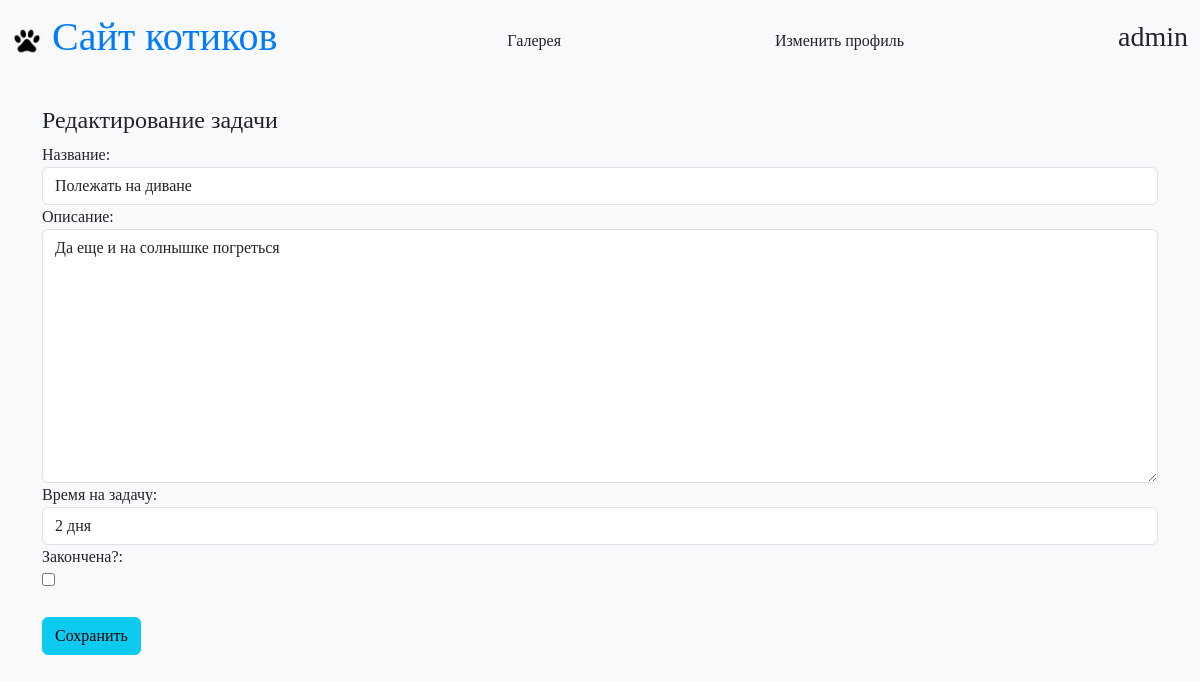
The app's page /edit_task/6/ (signed in) with its own data.
### main/models.py (models this page shows, shortened)
class User(AbstractUser):
    username = models.CharField(max_length=100, unique=True, null=False, blank=False, default='username')
    name = models.CharField(max_length=100, null=False, blank=False, default='default name')
    surname = models.CharField(max_length=100, null=True)
    email = models.EmailField(unique=True, null=False, blank=False, default='default@example.com')
    birth_date = models.DateField(null=True)
    city = models.CharField(max_length=100, null=False, blank=False, default='default city')
    toy = models.CharField(max_length=100, null=False, blank=False, default='default toy')
    modified_date = models.DateTimeField(default=timezone.now)

class Task(models.Model):
    user = models.ForeignKey(settings.AUTH_USER_MODEL, on_delete=models.CASCADE, verbose_name='Пользователь', related_name='tasks', default=None, null=True)
    title = models.CharField('Название', max_length=100, null=False, blank=False)
    task = models.TextField('Описание', null=False, blank=False)
    work_size = models.CharField('Время на задачу', max_length=100, null=True)
    start_date = models.DateField('Дата начала', default=None, null=True)
    end_date = models.DateField('Дата окончания', default=None, null=True)
    is_finished = models.BooleanField('Закончена?', default=False)
    class Meta:
        verbose_name = 'Задача'
        verbose_name_plural = 'Задачи'

### main/views.py (the view, shortened to what this page needs)
# urls.py: path('edit_task/<int:task_id>/', views.EditTask.as_view(), name='edit_task'),
class EditTask(View):
    template_name = 'tasks/edit_task.html'
    def get(self, request, task_id):
        task = get_object_or_404(Task, id=task_id)
        contex = {'form': EditTaskForm(instance=task), 'task': task}
        return render(request, self.template_name, contex)

### main/forms.py
class EditTaskForm(forms.ModelForm):
    class Meta:
        model = Task
        fields = ['title', 'task', 'work_size', 'is_finished']
        labels = {
            'title': 'Название',
            'task': 'Описание',
            'work_size': 'Время на задачу',
            'is_finished': 'Закончена?'
        }

### main/templates/tasks/edit_task.html (shortened to what this page needs)
{% extends "main/base.html" %}
{% load widget_tweaks %}
{% block content %}
    <h4>Редактирование задачи</h4>
    <form action="{% url 'edit_task' task.id %}" method="post">
        {{ form.title.label }}:<br>
         <div>
                {{ form.title|add_class:'form-control' }}
         </div>
        {{ form.task.label }}:<br>
         <div>
                {{ form.task|add_class:'form-control' }}
         </div>
        {{ form.work_size.label }}:<br>
         <div>
                {{ form.work_size|add_class:'form-control' }}
         </div>
        {{ form.is_finished.label }}:<br>
         <div>
                {{ form.is_finished }}
         </div>
        <br>
        <button type="submit" class="btn btn-info">Сохранить</button>
    </form>
{% endblock %}

### main/templates/main/base.html (shortened to what this page needs)
{% load static %}
<!doctype html>
<html lang="en">
<head>
    <link href="https://cdn.jsdelivr.net/npm/bootstrap@5.3.3/dist/css/bootstrap.min.css"
      rel="stylesheet"
>
    <link rel="stylesheet" type="text/css" href="{% static 'main/css/style.css' %}"/>
</head>
<body>
<header>
<nav class="navbar bg-body-tertiary">
  <div class="container-fluid">
    <a class="navbar-brand" href="{% url 'home' %}">
        <img src="{% static 'main/img/paw_icon.ico' %}" alt="Cat Paw" class="cat-paw">
        <h1>Сайт котиков</h1>
    </a>
      <a class="nav-link" href="{% url 'galery' %}">Галерея</a>
      {% if user.is_authenticated %}
    <a class="nav-link" href="{% url 'edit_profile' %}">Изменить профиль</a>
    <a class="nav-link" href="#" onclick="event.preventDefault(); document.getElementById('logout-form').submit();"><h3>{{ user.username }}</h3></a>
      {% else %}
    <form class="d-flex ms-auto">
      <a class="btn btn-register" href="{% url 'register' %}">Зарегистрироваться</a>
      <a class="btn btn-login ml-2" href="{% url 'login' %}">Войти</a>
    </form>
      {% endif %}
  </div>
</nav>
</header>
<main role="main" class="container mt-4">
    {% block content %}{% endblock %}
</main>
</body>
</html>

### main/static/main/css/style.css (style rules this page uses)
body { font-family: 'Comic Sans MS', cursive; background-color: #f8f9fa; }
.navbar { background-color: #e3f2fd; display: flex; justify-content: space-between; align-items: center; }
.navbar-brand { display: flex; align-items: center; }
.navbar-brand h1 { font-family: 'Comic Sans MS', cursive; color: #007bff; margin-left: 10px; }
.cat-paw { width: 30px; height: 30px; }

### records on screen
User: username "admin"
Task: title "Полежать на диване", task "Да еще и на солнышке погреться", work_size "2 дня"
